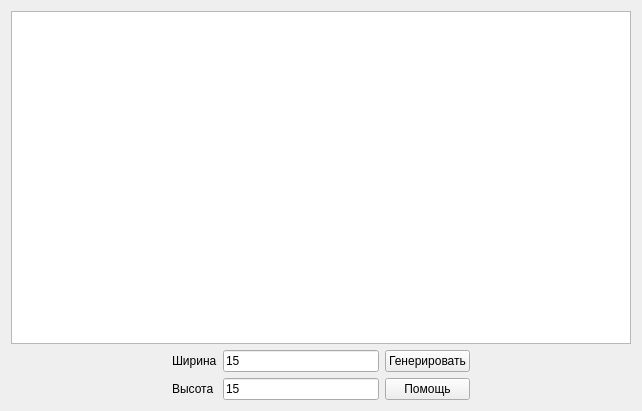
<?xml version="1.0" encoding="UTF-8"?>
<ui version="4.0">
 <class>MainUI</class>
 <widget class="QWidget" name="MainUI">
  <property name="geometry">
   <rect>
    <x>0</x>
    <y>0</y>
    <width>642</width>
    <height>411</height>
   </rect>
  </property>
  <property name="windowTitle">
   <string>Поиск пути</string>
  </property>
  <layout class="QGridLayout" name="gridLayout">
   <item row="1" column="1">
    <widget class="QLabel" name="lbl_W">
     <property name="text">
      <string>Ширина</string>
     </property>
    </widget>
   </item>
   <item row="2" column="2">
    <widget class="QLineEdit" name="led_H">
     <property name="text">
      <string>15</string>
     </property>
    </widget>
   </item>
   <item row="1" column="3">
    <widget class="QPushButton" name="btn_Generate">
     <property name="text">
      <string>Генерировать</string>
     </property>
    </widget>
   </item>
   <item row="2" column="4">
    <spacer name="horizontalSpacer">
     <property name="orientation">
      <enum>Qt::Horizontal</enum>
     </property>
     <property name="sizeHint" stdset="0">
      <size>
       <width>40</width>
       <height>20</height>
      </size>
     </property>
    </spacer>
   </item>
   <item row="2" column="1">
    <widget class="QLabel" name="lbl_H">
     <property name="text">
      <string>Высота</string>
     </property>
    </widget>
   </item>
   <item row="2" column="3">
    <widget class="QPushButton" name="btn_Help">
     <property name="text">
      <string>Помощь</string>
     </property>
    </widget>
   </item>
   <item row="1" column="2">
    <widget class="QLineEdit" name="led_W">
     <property name="text">
      <string>15</string>
     </property>
    </widget>
   </item>
   <item row="0" column="0" colspan="5">
    <widget class="QGraphicsView" name="grv_Map"/>
   </item>
   <item row="2" column="0">
    <spacer name="horizontalSpacer_2">
     <property name="orientation">
      <enum>Qt::Horizontal</enum>
     </property>
     <property name="sizeHint" stdset="0">
      <size>
       <width>40</width>
       <height>20</height>
      </size>
     </property>
    </spacer>
   </item>
  </layout>
 </widget>
 <layoutdefault spacing="6" margin="11"/>
 <tabstops>
  <tabstop>led_W</tabstop>
  <tabstop>led_H</tabstop>
  <tabstop>btn_Generate</tabstop>
  <tabstop>btn_Help</tabstop>
  <tabstop>grv_Map</tabstop>
 </tabstops>
 <resources/>
 <connections/>
</ui>
